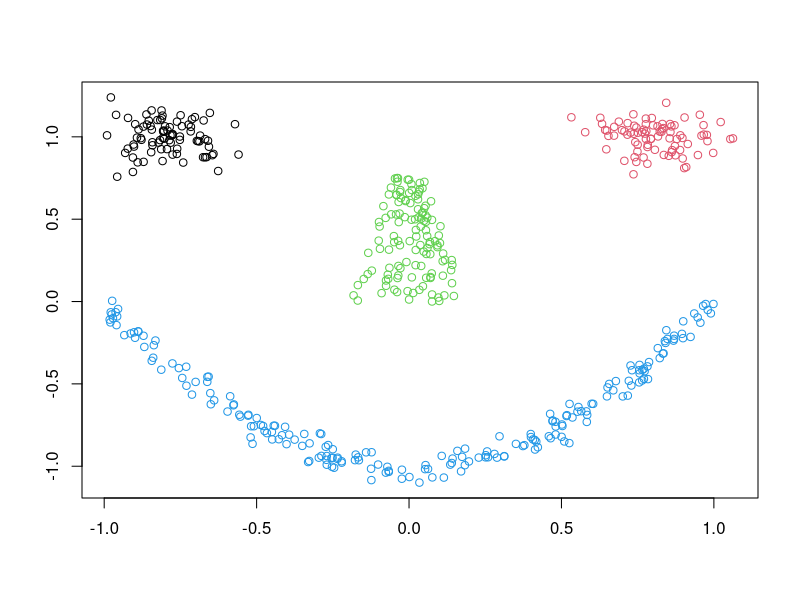

The R source for this figure:
library(mlbench)


### Name: mlbench.smiley
### Title: The Smiley
### Aliases: mlbench.smiley
### Keywords: datagen

### ** Examples

p<-mlbench.smiley()
plot(p)
